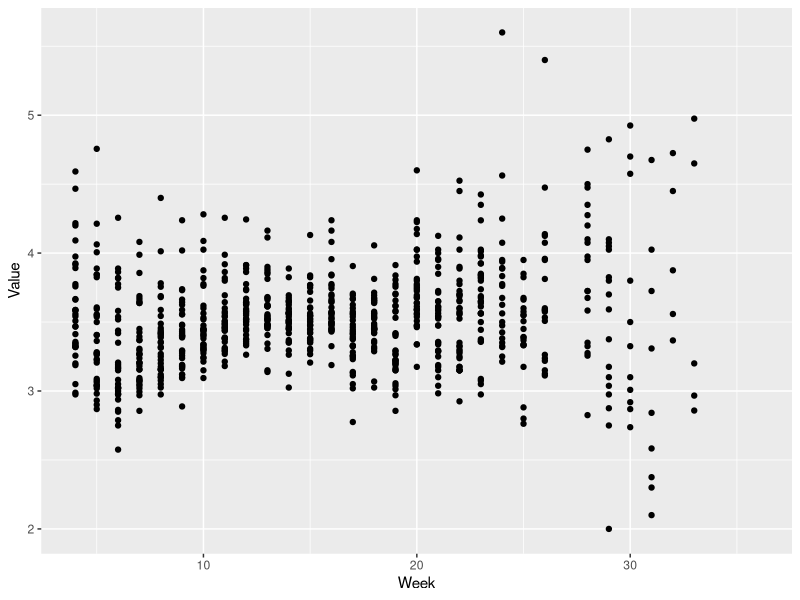
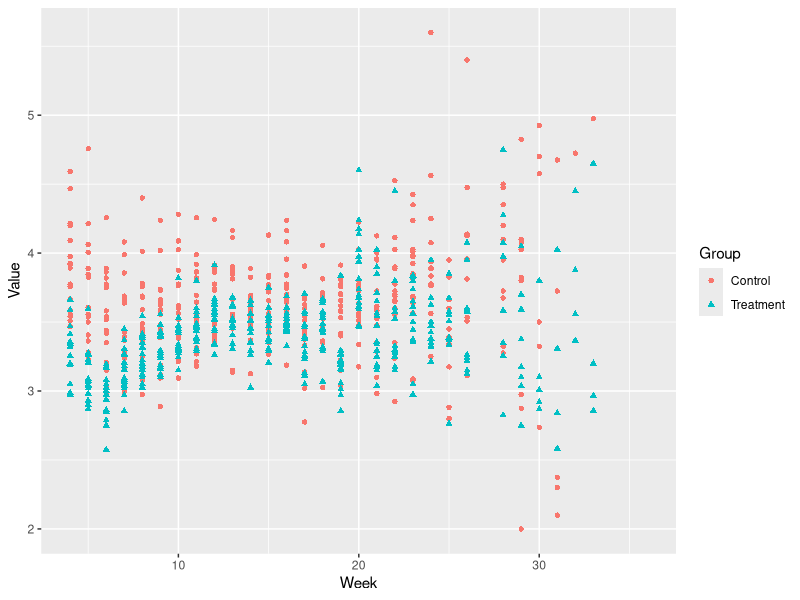
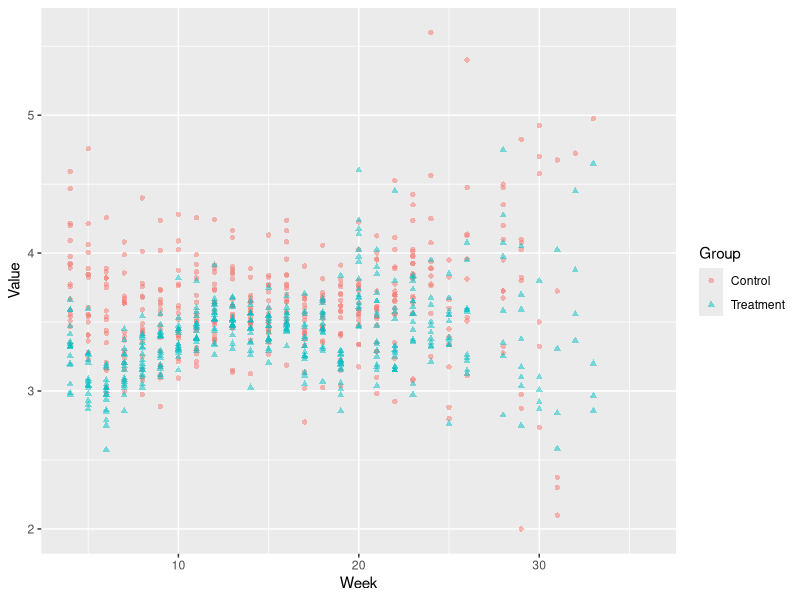
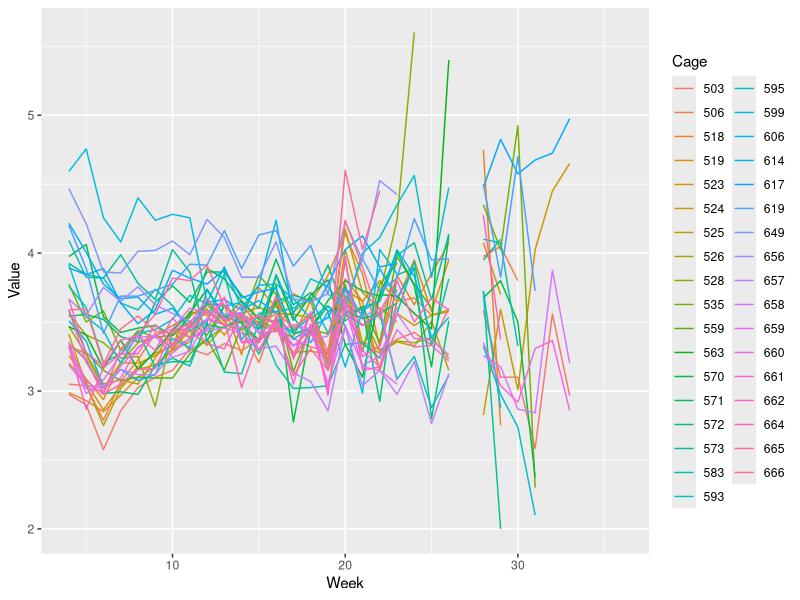
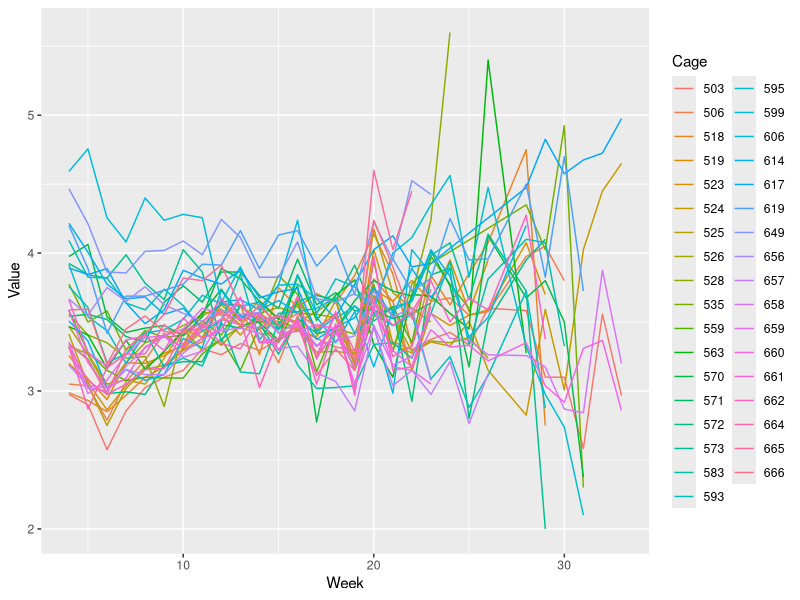
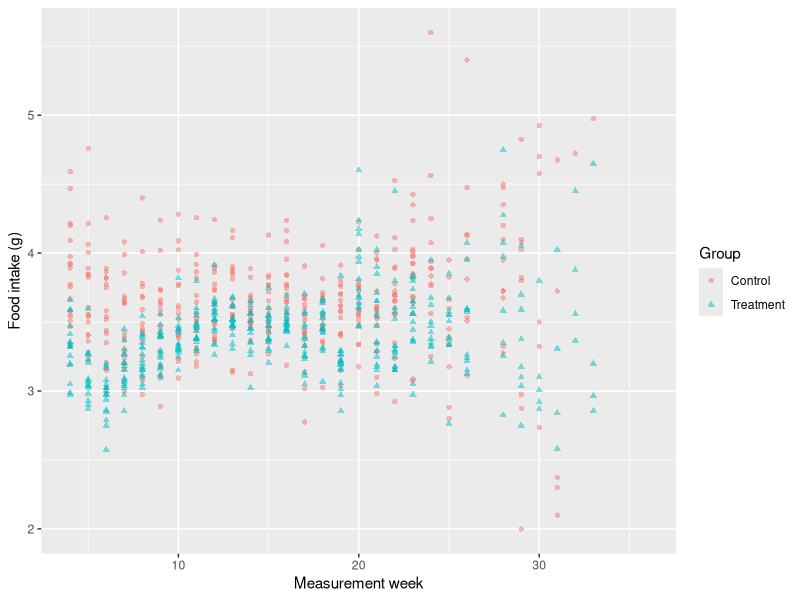
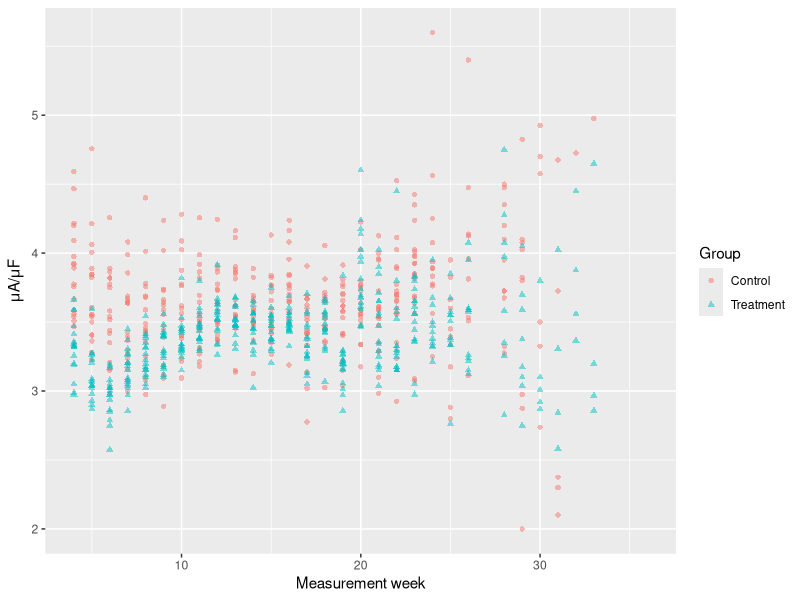
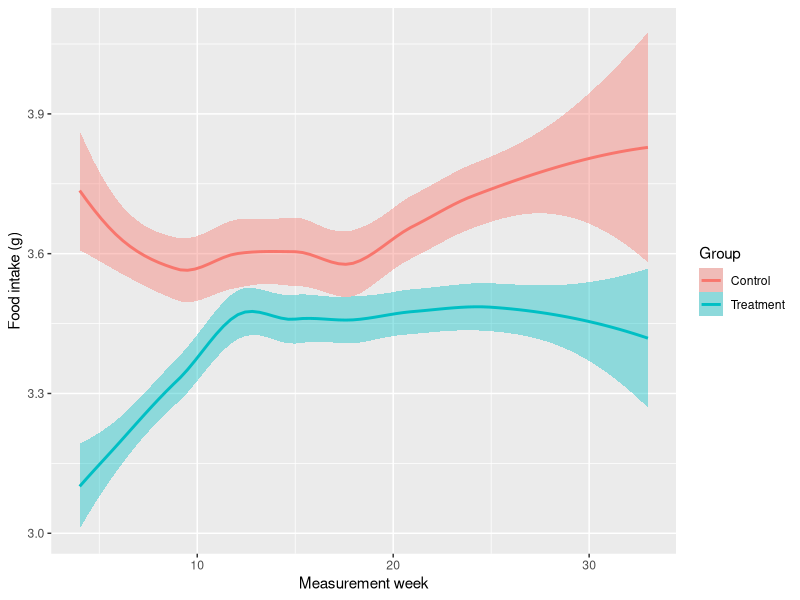

Reproduce these figures in R, in order.
## ---- chunk 1
knitr::opts_chunk$set(echo = TRUE)
## ---- chunk 2
library("readr")
library("tidyr")
library("dplyr", warn.conflicts = FALSE)

d = read_csv("../data/foodIntake2.csv", skip=1)
colnames(d)[c(1,20)] = c("Week", "Skip")
d2 = d %>% select(-Skip) %>% gather(Cage, Value, -Week)
d2$Group = c(rep(rep("Control", 33), 18), rep(rep("Treatment", 33), 17))
## ---- chunk 3
#install.packages("ggplot2") #If you need it
library(ggplot2)
## ---- chunk 4
ggplot(data = d2, aes(x = Week, y = Value)) +
  geom_point()
## ---- chunk 5
ggplot(data = d2, aes(x = Week, y = Value)) +
  geom_point(aes(color=Group, shape=Group))
## ---- chunk 6
ggplot(data = d2, aes(x = Week, y = Value)) +
  geom_point(alpha=0.5, aes(color=Group, shape=Group))
## ---- chunk 7
ggplot(data = d2, aes(x = Week, y = Value)) +
  geom_line(aes(color=Cage))
## ---- chunk 8
d3 = d2 %>% filter(!is.na(Value))
ggplot(data = d3, aes(x = Week, y = Value)) +
  geom_line(aes(color=Cage))
## ---- chunk 9
ggplot(data = d2, aes(x = Week, y = Value)) +
  geom_point(alpha=0.5, aes(color=Group, shape=Group)) +
  labs(x="Measurement week", y="Food intake (g)")
## ---- chunk 10
ggplot(data = d2, aes(x = Week, y = Value)) +
  geom_point(alpha=0.5, aes(color=Group, shape=Group)) +
  labs(x="Measurement week", y=expression(paste(mu, "A/", mu, "F", sep="")))
## ---- chunk 11
ggplot(data = d2, aes(x = Week, y = Value)) +
  geom_smooth(aes(color=Group, fill=Group)) +
  labs(x="Measurement week", y="Food intake (g)")
## ---- chunk 12
ggplot(data = d2, aes(x = Week, y = Value, group=Cage)) +
  geom_line(aes(color=Group)) +
  labs(x="Measurement week", y="Food intake (g)")
## ---- chunk 13
g = ggplot(data = d2, aes(x = Week, y = Value, group=Cage))
g = g + geom_line(aes(color=Cage))
g = g + labs(x="Measurement week", y="Food intake (g)")
g = g + facet_grid(Group~.)
g
## ---- chunk 14
head(mpg)
## ---- chunk 15
g = ggplot(data=mpg, aes(x=class))
g = g + geom_bar()
g
## ---- chunk 16
mpg2 = mpg %>% group_by(class) %>% summarise(avg=mean(displ))
g = ggplot(data=mpg2, aes(x=class, y=avg))
g = g + geom_bar(stat="identity")
g
## ---- chunk 17
g = ggplot(data=mpg, aes(x=class, y=displ))
g = g + geom_boxplot()
g
## ---- chunk 18
g = ggplot(data=mpg, aes(x=class, y=displ))
g = g + geom_boxplot()
g = g + geom_point(position="jitter", color="tomato")
g
## ---- chunk 19
g = ggplot(data=mpg, aes(x=class, y=displ))
g = g + geom_violin()
g
## ---- chunk 20
g = ggplot(data=mpg, aes(x=class, y=displ))
g = g + geom_violin(scale="count")
g
## ---- chunk 21
g = ggplot(data=mpg, aes(x=class, y=displ))
g = g + geom_violin(scale="count", adjust=0.5, aes(color=class, fill=class))
g
## ---- chunk 22
g = ggplot(data=mpg, aes(x=class, y=displ))
g = g + geom_violin(scale="count", adjust=0.5)
g = g + geom_dotplot(binaxis="y", stackdir="center", dotsize=0.3, binwidth=0.1, aes(color=class, fill=class))
g
## ---- chunk 23
g = ggplot(data=mpg, aes(x=class, y=displ))
g = g + geom_violin(scale="count", aes(color=class, fill=class))
g = g + scale_x_discrete(limits=c("subcompact", "compact", "midsize", "minivan", "pickup", "suv", "2seater"))
g
## ---- chunk 24
g = ggplot(data=mpg, aes(x=class, y=displ))
g = g + geom_violin(scale="count", aes(color=class, fill=class))
g = g + scale_x_discrete(limits=c("subcompact", "compact", "midsize", "minivan", "pickup", "suv", "2seater"),
                         labels=c("Subcompact", "Compact", "Midsize", "Minivan", "Pickup Truck", "SUV", "Sports Car"))
g = g + labs(x="", y="Engine Displacement (liters)")
g
## ---- chunk 25
g = ggplot(data=mpg, aes(x=class, y=displ))
g = g + geom_violin(scale="count", aes(color=class, fill=class))
g = g + scale_x_discrete(limits=c("subcompact", "compact", "midsize", "minivan", "pickup", "suv", "2seater"),
                         labels=c("Subcompact", "Compact", "Midsize", "Minivan", "Pickup Truck", "SUV", "Sports Car"))
g = g + labs(x="", y="Engine Displacement (liters)")
g = g + guides(fill="none", color="none")
g
## ---- chunk 26
g = ggplot(data=mpg, aes(x=class, y=displ))
g = g + geom_violin(scale="count", aes(fill=class))
g = g + scale_x_discrete(limits=c("subcompact", "compact", "midsize", "minivan", "pickup", "suv", "2seater"),
                         labels=c("Subcompact", "Compact", "Midsize", "Minivan", "Pickup Truck", "SUV", "Sports Car"))
g = g + labs(x="", y="Engine Displacement (liters)")
g = g + guides(fill="none", color="none")
g = g + scale_fill_discrete(name="Class",
                            limits=c("subcompact", "compact", "midsize", "minivan", "pickup", "suv", "2seater"),
                            labels=c("Subcompact", "Compact", "Midsize", "Minivan", "Pickup Truck", "SUV", "Sports Car"))
g
## ---- chunk 27
g2 = g + scale_fill_manual(name="Class",
                           limits=c("subcompact", "compact", "midsize", "minivan", "pickup", "suv", "2seater"),
                           labels=c("Subcompact", "Compact", "Midsize", "Minivan", "Pickup Truck", "SUV", "Sports Car"),
                           values=c("#FFFFFF", "skyblue", "indianred", "chocolate", "turquoise", "darkorchid", "aquamarine"))
g2
## ---- chunk 28
g2 + theme_bw()
g2 + theme_classic()
g2 + theme(panel.background=element_blank(),
           axis.line.x=element_line(color="black"),
           axis.line.y=element_line(color="black"),
           axis.text.x=element_text(angle=-90, hjust=0, vjust=0.5))
